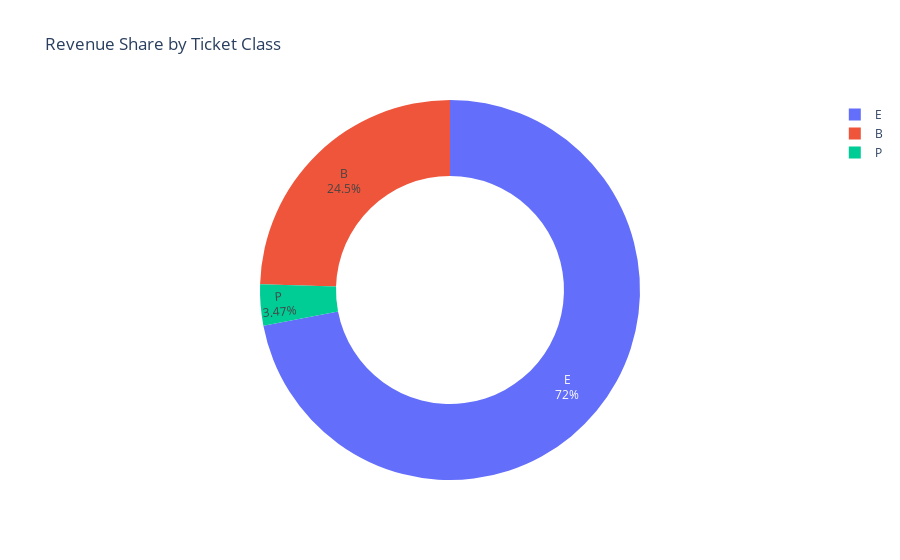

Here is the notebook cell this chart was saved with:
### Code cell
# Revenue share donut chart
import plotly.express as px

fig = px.pie(
    revenue_by_class,
    names="ticket_class",
    values="total_revenue",
    hole=0.6,
    title="Revenue Share by Ticket Class"
)

fig.update_traces(textposition='inside', textinfo='percent+label')

fig.show()

### Figure 1 — Plotly figure (JSON) as saved in the notebook; plotly's stock layout.template omitted (floating-point values rounded to 4 significant figures)
{"data": [{"domain": {"x": [0, 1], "y": [0, 1]}, "hole": 0.6, "hovertemplate": "ticket_class=%{label}<br>total_revenue=%{value}<extra></extra>", "labels": ["E", "B", "P"], "legendgroup": "", "name": "", "showlegend": true, "textinfo": "percent+label", "textposition": "inside", "type": "pie", "values": [20420000000.0, 6956000000.0, 985200000.0]}], "layout": {"legend": {"tracegroupgap": 0}, "title": {"text": "Revenue Share by Ticket Class"}}}
